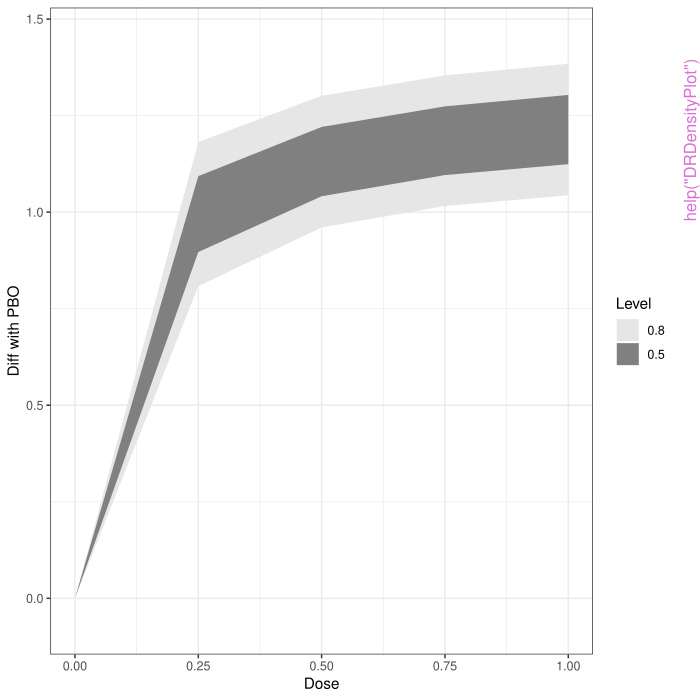

Write R code to recreate this figure.
pkgname <- "clinDR"
source(file.path(R.home("share"), "R", "examples-header.R"))
options(warn = 1)
library('clinDR')

base::assign(".oldSearch", base::search(), pos = 'CheckExEnv')
base::assign(".old_wd", base::getwd(), pos = 'CheckExEnv')
cleanEx()
nameEx("Brextract")
### * Brextract

flush(stderr()); flush(stdout())

### Name: "Extract.emaxsim"
### Title: Extract a simulation from the output of emaxsim
### Aliases: "Extract.emaxsim" [.emaxsim
### Keywords: nonlinear

### ** Examples


## Not run: 
##D ## code change random number seed
##D 
##D nsim<-50
##D idmax<-5
##D doselev<-c(0,5,25,50,100)
##D n<-c(78,81,81,81,77)
##D 
##D ### population parameters for simulation
##D e0<-2.465375 
##D ed50<-67.481113 
##D emax<-15.127726
##D sdy<-7.967897
##D pop<-c(log(ed50),emax,e0)    
##D meanlev<-emaxfun(doselev,pop)  
##D 
##D ###FixedMean is specialized constructor function for emaxsim
##D gen.parm<-FixedMean(n,doselev,meanlev,sdy)  
##D 
##D D1 <- emaxsim(nsim,gen.parm,modType=3)
##D e49<-D1[49]                  #### extract 49th simulation
##D 
## End(Not run)
## Don't show: 
## code change random number seed

doselev<-c(0,5,25,50,100)
n<-c(78,81,81,81,77)

### population parameters for simulation
e0<-2.465375 
ed50<-67.481113 
emax<-15.127726
sdy<-7.967897
pop<-c(log(ed50),emax,e0)    
meanlev<-emaxfun(doselev,pop)  

###FixedMean is specialized constructor function for emaxsim
gen.parm<-FixedMean(n,doselev,meanlev,sdy)  

D1 <- emaxsim(nsim=2,gen.parm,modType=3,nproc=1)
e49<-D1[2]                  
## End(Don't show)



cleanEx()
nameEx("BrextractB")
### * BrextractB

flush(stderr()); flush(stdout())

### Name: "Extract.emaxsimB"
### Title: Extract a simulation from the output of emaxsimB
### Aliases: "Extract.emaxsimB" [.emaxsimB
### Keywords: nonlinear

### ** Examples


## Not run: 
##D 
##D save.seed<-.Random.seed
##D set.seed(12357)
##D 
##D nsim<-50
##D idmax<-5
##D doselev<-c(0,5,25,50,100)
##D n<-c(78,81,81,81,77)
##D Ndose<-length(doselev)
##D 
##D ### population parameters for simulation
##D e0<-2.465375 
##D ed50<-67.481113 
##D emax<-4.127726
##D sdy<-7.967897
##D pop<-c(log(ed50),emax,e0)    
##D meanlev<-emaxfun(doselev,pop)  
##D 
##D ###FixedMean is specialized constructor function for emaxsim
##D gen<-FixedMean(n,doselev,meanlev,sdy)  
##D 
##D prior<-prior.control(epmu=0,epsd=30,emaxmu=0,emaxsd=30,p50=50,sigmalow=0.1,
##D 		sigmaup=30,edDF=5)
##D mcmc<-mcmc.control(chains=1,warmup=500,iter=5000,seed=53453,propInit=0.15,adapt_delta = 0.95)
##D 
##D D1 <- emaxsimB(nsim,gen, prior, modType=3,mcmc=mcmc,check=FALSE)
##D 
##D out<-D1[2]
##D 
##D 
##D .Random.seed<-save.seed
## End(Not run)



cleanEx()
nameEx("DRDensityPlot")
### * DRDensityPlot

flush(stderr()); flush(stdout())

### Name: DRDensityPlot
### Title: Plot Bayes or confidence interval density contours over a grid
###   of points (usually dose or time)
### Aliases: DRDensityPlot
### Keywords: nonlinear hplot

### ** Examples


## Not run: 
##D data(examples14)
##D exdat<-examples14[[32]]
##D 
##D fitout<-fitEmax(exdat$y,exdat$dose,modType=3,count=exdat$nsize,
##D 								msSat=(exdat$sd)^2)
##D 
##D dgrid<-seq(0,1,length=100)
##D seout95<-predict(fitout,dgrid,clev=0.95)
##D seout90<-predict(fitout,dgrid,clev=0.9)
##D seout80<-predict(fitout,dgrid,clev=0.8)
##D seout50<-predict(fitout,dgrid,clev=0.5)
##D 
##D qlev<-c(0.025,0.05,0.10,0.25)
##D 
##D qL<-cbind(seout95$ubdif,seout90$ubdif,seout80$ubdif,seout50$ubdif)
##D qH<-cbind(seout95$lbdif,seout90$lbdif,seout80$lbdif,seout50$lbdif)
##D 
##D DRDensityPlot(dgrid,qL,qH,qlevL=qlev,xlab='Dose',ylab='Diff with PBO')
##D 
## End(Not run)
## Don't show: 
data(examples14)
exdat<-examples14[[32]]

dgrid<-seq(0,1,length=5)

qlev<-c(0.10,0.25)

qL<-matrix(c(0.000000, 0.000000,
1.181590, 1.093189,
1.301505, 1.220726,
1.354046, 1.273955,
1.384266, 1.303586),ncol=2,byrow=TRUE)

qH<-matrix(c(0.0000000, 0.0000000,
0.8083449, 0.8967468,
0.9604440, 1.0412232,
1.0158898, 1.0959808,
1.0436238, 1.1243036),ncol=2,byrow=TRUE)

DRDensityPlot(dgrid,qL,qH,qlevL=qlev,xlab='Dose',ylab='Diff with PBO')
## End(Don't show)



cleanEx()
nameEx("FixedMean")
### * FixedMean

flush(stderr()); flush(stdout())

### Name: FixedMean
### Title: Fixed means (proportions) random data constructor for emaxsim
###   for continuous or binary data
### Aliases: FixedMean
### Keywords: nonlinear

### ** Examples


## Not run: 
##D ##  example changes the random number seed
##D 
##D doselev<-c(0,5,25,50,100)
##D n<-c(78,81,81,81,77)
##D 
##D ### population parameters for simulation
##D e0<-2.465375 
##D ed50<-67.481113 
##D emax<-15.127726
##D sdy<-7.967897
##D pop<-c(log(ed50),emax,e0)  
##D   
##D meanlev<-emaxfun(doselev,pop)  
##D 
##D ###FixedMean is specialized constructor function for emaxsim
##D gen.parm<-FixedMean(n,doselev,meanlev,sdy,pop)  
##D 
##D ### 4-parameter example
##D 
##D est<-c( log(6.67636), 2,0, -3.18230)
##D doselev<-c(0,5,10,25,50,150)
##D meanlev<-emaxfun(doselev,est)
##D 
##D gen.parm4<-FixedMean(n=c(99,95,98,94,98,99),doselev,
##D                      meanlev,resSD=3.87,parm=est)
##D D4 <- emaxsim(nsim=100,gen.parm4,modType=4,negEmax=TRUE)
##D summary(D4)
## End(Not run)
## Don't show: 
##  example changes the random number seed

doselev<-c(0,5,25,50,100)
n<-c(78,81,81,81,77)

### population parameters for simulation
e0<-2.465375 
ed50<-67.481113 
emax<-15.127726
sdy<-7.967897
pop<-c(log(ed50),emax,e0)  
  
meanlev<-emaxfun(doselev,pop)  

###FixedMean is specialized constructor function for emaxsim
gen.parm<-FixedMean(n,doselev,meanlev,sdy,pop)  

## End(Don't show)



cleanEx()
nameEx("RandEmax")
### * RandEmax

flush(stderr()); flush(stdout())

### Name: RandEmax
### Title: Random data constructor function for emaxsim creating random
###   parameters for an Emax model for continuous or binary data.
### Aliases: RandEmax
### Keywords: nonlinear

### ** Examples

simParm<-RandEmax(n=c(99,95,98,94,98,98),doselev=c(0,5,10,25,50,150),
         parmE0=c(-2.6,2.5),p50=25,parmEmax=c(-1.25,2),resSD=3.88)



cleanEx()
nameEx("SeEmax")
### * SeEmax

flush(stderr()); flush(stdout())

### Name: SeEmax
### Title: Asymptotic SE for dose response estimates from a 3- or 4-
###   parameter Emax model
### Aliases: SeEmax
### Keywords: nonlinear

### ** Examples


## Not run: 
##D 
##D ## this example changes the random number seed
##D doselev<-c(0,5,25,50,100,250)
##D n<-c(78,81,81,81,77,80)
##D dose<-rep(doselev,n)
##D 
##D ### population parameters for simulation
##D e0<-2.465375 
##D ed50<-67.481113 
##D led50<-log(ed50)
##D emax<-15.127726
##D lambda=1.8
##D sdy<-7.967897
##D pop<-c(led50=led50,lambda=lambda,emax=emax,e0=e0)    
##D meanresp<-emaxfun(dose,pop)  
##D y<-rnorm(sum(n),meanresp,sdy)
##D nls.fit<-nls(y ~ e0 + (emax * dose^lambda)/(dose^lambda + exp(led50*lambda)), 
##D                          start = pop, control = nls.control(
##D                          maxiter = 100),trace=TRUE,na.action=na.omit)
##D 
##D 
##D SeEmax(nls.fit,doselev=c(60,120),modType=4)
##D SeEmax(list(coef(nls.fit),vcov(nls.fit)),c(60,120),modType=4)
## End(Not run)
## Don't show: 

## this example changes the random number seed
doselev<-c(0,5,25,50,100,250)
n<-c(78,81,81,81,77,80)
dose<-rep(doselev,n)

### population parameters for simulation
e0<-2.465375 
ed50<-67.481113 
led50<-log(ed50)
emax<-15.127726
lambda=1.8
sdy<-7.967897
pop<-c(led50=led50,lambda=lambda,emax=emax,e0=e0)    
meanresp<-emaxfun(dose,pop)  
y<-rnorm(sum(n),meanresp,sdy)
nls.fit<-nls(y ~ e0 + (emax * dose^lambda)/(dose^lambda + exp(led50*lambda)), 
                         start = pop, control = nls.control(
                         maxiter = 100),trace=TRUE,na.action=na.omit)


SeEmax(nls.fit,doselev=c(60,120),modType=4)
## End(Don't show)



cleanEx()
nameEx("checkMonoEmax")
### * checkMonoEmax

flush(stderr()); flush(stdout())

### Name: checkMonoEmax
### Title: Bayes posterior predictive test for Emax (monotone) model fit
### Aliases: checkMonoEmax
### Keywords: nonlinear

### ** Examples

## Not run: 
##D 
##D data("examples14")
##D exdat<-examples14[[6]]
##D 
##D prior<-prior.control(epmu=0,epsd=10,emaxmu=0,emaxsd=10,p50=0.25,
##D 				sigmalow=0.01,sigmaup=3)
##D mcmc<-mcmc.control(chains=3)
##D 
##D fitout<-fitEmaxB(exdat$y,exdat$dose,prior,modType=4,prot=exdat$prot,
##D 				count=exdat$nsize,msSat=(exdat$sd)^2,mcmc=mcmc)
##D parms<-coef(fitout)[,1:4]  #use first intercept
##D 
##D checkMonoEmax(y=exdat$y, dose=exdat$dose, parm=parms, sigma2=(sigma(fitout))^2,
##D       nvec=exdat$nsize, trend='negative')
##D       
## End(Not run)
## Don't show: 

data("examples14")
exdat<-examples14[[6]]


parms<-cbind(rnorm(5,-.69,.2),rnorm(5,.5,.01),rnorm(5,-5.19,0.2),rnorm(5,1.8,.02))
sig2<-rnorm(5,0.4,0.01)

checkMonoEmax(y=exdat$y, dose=exdat$dose, parm=parms, sigma2=sig2^2,
      nvec=exdat$nsize, trend='negative')
## End(Don't show)



cleanEx()
nameEx("coef")
### * coef

flush(stderr()); flush(stdout())

### Name: coefEmax
### Title: Extract Emax model parameter estimates
### Aliases: coef.fitEmax coef.fitEmaxB coef.emaxsim coef.emaxsimB
### Keywords: nonlinear

### ** Examples

doselev<-c(0,5,25,50,100,350)
n<-c(78,81,81,81,77,80)

### population parameters for simulation
e0<-2.465375 
ed50<-67.481113 
emax<-15.127726
sdy<-8.0
pop<-c(log(ed50),emax,e0)    
dose<-rep(doselev,n)
meanlev<-emaxfun(dose,pop)  

y<-rnorm(sum(n),meanlev,sdy)

testout<-fitEmax(y,dose,modType=4)
coef(testout)



cleanEx()
nameEx("emaxalt")
### * emaxalt

flush(stderr()); flush(stdout())

### Name: emaxalt
### Title: Fit 4- or 3-parameter Emax model substituting simpler curves if
###   convergence not achieved.
### Aliases: emaxalt
### Keywords: nonlinear

### ** Examples


save.seed<-.Random.seed
set.seed(12357)

doselev<-c(0,5,25,50,100)
n<-c(78,81,81,81,77)
dose<-rep(doselev,n)

### population parameters for simulation
e0<-2.465375 
ed50<-67.481113 
emax<-15.127726
sdy<-7.967897
pop<-c(log(ed50),emax,e0)    
meanresp<-emaxfun(dose,pop)  
y<-rnorm(sum(n),meanresp,sdy)

simout<-emaxalt(y,dose)

simout2<-emaxalt(y,dose,modType=4)

.Random.seed<-save.seed



cleanEx()
nameEx("emaxfun")
### * emaxfun

flush(stderr()); flush(stdout())

### Name: emaxfun
### Title: Vectorized versions of the hyperbolic and sigmoidal Emax models
### Aliases: emaxfun
### Keywords: nonlinear

### ** Examples


doselev<-c(0,5,25,50,100)
e0<-2.465375 
ed50<-67.481113 
emax<-15.127726
lambda=2
parm<-c(log(ed50),lambda,emax,e0)
plot(doselev,emaxfun(doselev,parm))




cleanEx()
nameEx("emaxsim")
### * emaxsim

flush(stderr()); flush(stdout())

### Name: emaxsim
### Title: Simulate Emax maximum likelihood estimation
### Aliases: emaxsim
### Keywords: nonlinear

### ** Examples


## Not run: 
##D ## emaxsim changes the random number seed
##D nsim<-50
##D idmax<-5
##D doselev<-c(0,5,25,50,100)
##D n<-c(78,81,81,81,77)
##D Ndose<-length(doselev)
##D 
##D ### population parameters for simulation
##D e0<-2.465375 
##D ed50<-67.481113 
##D emax<-4.127726
##D sdy<-7.967897
##D pop<-c(log(ed50),emax,e0)    
##D meanlev<-emaxfun(doselev,pop)  
##D 
##D ###FixedMean is specialized constructor function for emaxsim
##D gen<-FixedMean(n,doselev,meanlev,sdy)  
##D 
##D D1 <- emaxsim(nsim,gen,modType=3)
##D summary(D1,testalph=0.05)
##D 
##D D4 <- emaxsim(nsim,gen,modType=4)
##D summary(D4,testalph=0.05)
## End(Not run)
## Don't show: 
## emaxsim changes the random number seed
nsim<-2
doselev<-c(0,5,25,50,100)
n<-c(78,81,81,81,77)
Ndose<-length(doselev)

### population parameters for simulation
e0<-2.465375 
ed50<-67.481113 
emax<-4.127726
sdy<-7.967897
pop<-c(log(ed50),emax,e0)    
meanlev<-emaxfun(doselev,pop)  

###FixedMean is specialized constructor function for emaxsim
gen<-FixedMean(n,doselev,meanlev,sdy)  

D1 <- emaxsim(nsim,gen,modType=3,nproc=1)
## End(Don't show)



cleanEx()
nameEx("emaxsimB")
### * emaxsimB

flush(stderr()); flush(stdout())

### Name: emaxsimB
### Title: Simulate Emax Bayesian estimation
### Aliases: emaxsimB
### Keywords: Bayes Emax

### ** Examples

## Not run: 
##D 
##D ### emaxsimB changes the random number seed
##D 
##D nsim<-50
##D idmax<-5
##D doselev<-c(0,5,25,50,100)
##D n<-c(78,81,81,81,77)
##D Ndose<-length(doselev)
##D 
##D ### population parameters for simulation
##D e0<-2.465375 
##D ed50<-67.481113 
##D emax<-4.127726
##D sdy<-7.967897
##D pop<-c(log(ed50),emax,e0)    
##D meanlev<-emaxfun(doselev,pop)  
##D 
##D ###FixedMean is specialized constructor function for emaxsim
##D gen<-FixedMean(n,doselev,meanlev,sdy)  
##D 
##D prior<-prior.control(epmu=0,epsd=30,emaxmu=0,emaxsd=30,p50=50,sigmalow=0.1,
##D 		sigmaup=30,edDF=5)
##D mcmc<-mcmc.control(chains=1,warmup=500,iter=5000,seed=53453,
##D 		propInit=0.15,adapt_delta = 0.95)
##D 
##D ### custom code to compute the distribution of the dose yielding
##D ### a target diff with pbo
##D customCode<-function(parms,residSD,pVal,dose,y,customParms){
##D 	target<-customParms
##D 	ed50<-exp(parms[,1])
##D 	emax<-parms[,2]
##D 	td<-ifelse(emax-target>0,ed50*(target/(emax-target)),Inf)
##D 	tdest<-median(td)
##D 	lb<-quantile(td,0.1)
##D 	ub<-quantile(td,0.9)
##D 	return(c(td=tdest,lb=lb,ub=ub))
##D }
##D 
##D D1 <- emaxsimB(nsim,gen, prior, modType=3,seed=12357,mcmc=mcmc,check=FALSE,
##D 				customCode=customCode,customParms=1.0)
##D D1
## End(Not run)



cleanEx()
nameEx("examples14")
### * examples14

flush(stderr()); flush(stdout())

### Name: examples14
### Title: Data from 2014 dose response meta-analysis
### Aliases: examples14 meta14
### Keywords: datasets

### ** Examples

data(examples14)
objects(examples14[[1]])
names(meta14)



cleanEx()
nameEx("examples16")
### * examples16

flush(stderr()); flush(stdout())

### Name: examples16
### Title: Data from 2016 dose response meta-analysis
### Aliases: examples16 meta16
### Keywords: datasets

### ** Examples

data(examples16)
objects(examples16[[1]])
names(meta16)



cleanEx()
nameEx("fitEmax")
### * fitEmax

flush(stderr()); flush(stdout())

### Name: fitEmax
### Title: ML fit of hyperbolic or sigmoidal Emax models to
###   continuous/binary dose response data.
### Aliases: fitEmax
### Keywords: nonlinear

### ** Examples


## the example changes the random number seed

doselev<-c(0,5,25,50,100,350)
n<-c(78,81,81,81,77,80)

### population parameters for simulation
e0<-2.465375 
ed50<-67.481113 
emax<-15.127726
sdy<-8.0
pop<-c(log(ed50),emax,e0)    
dose<-rep(doselev,n)
meanlev<-emaxfun(dose,pop)  

y<-rnorm(sum(n),meanlev,sdy)

testout<-fitEmax(y,dose,modType=4)



cleanEx()
nameEx("fitEmaxB")
### * fitEmaxB

flush(stderr()); flush(stdout())

### Name: fitEmaxB
### Title: Bayesian fit of hyperbolic or sigmoidal Emax models to
###   continuous/binary dose response data.
### Aliases: fitEmaxB
### Keywords: dose response mcmc

### ** Examples

## Not run: 
##D 
##D data("examples14")
##D exdat<-examples14[[1]]
##D 
##D prior<-prior.control(epmu=0,epsd=4,emaxmu=0,emaxsd=4,p50=0.1,
##D 				sigmalow=0.01,sigmaup=3)
##D 										
##D mcmc<-mcmc.control(chains=3)
##D 
##D fitout<-fitEmaxB(exdat$y,exdat$dose,prior,modType=4,prot=exdat$prot,
##D 				count=exdat$nsize,msSat=(exdat$sd)^2,mcmc=mcmc)
## End(Not run)



cleanEx()
nameEx("nllogis")
### * nllogis

flush(stderr()); flush(stdout())

### Name: nllogis
### Title: The negative log likelihood function for a 3- or 4- parameter
###   Emax model on the logit scale for binary dose response.
### Aliases: nllogis
### Keywords: nonlinear

### ** Examples

data(examples14)
with(examples14[[8]],nllogis(parms=c(log(.17),-3.26,-0.15), y, dose))



cleanEx()
nameEx("plot.emaxsim")
### * plot.emaxsim

flush(stderr()); flush(stdout())

### Name: plot.emaxsim
### Title: Plot the output of emaxsim
### Aliases: plot.emaxsim
### Keywords: nonlinear

### ** Examples


## Not run: 
##D nsim<-50
##D idmax<-5
##D doselev<-c(0,5,25,50,100)
##D n<-c(78,81,81,81,77)
##D 
##D ### population parameters for simulation
##D e0<-2.465375 
##D ed50<-67.481113 
##D emax<-15.127726
##D sdy<-7.967897
##D pop.parm<-c(log(ed50),emax,e0)    
##D meanlev<-emaxfun(doselev,pop.parm)  
##D 
##D ###FixedMean is specialized constructor function for emaxsim
##D gen.parm<-FixedMean(n,doselev,meanlev,sdy)  
##D D1 <- emaxsim(nsim,gen.parm)
##D 
##D plot(D1,id=3)
## End(Not run)
## Don't show: 
doselev<-c(0,5,25,50,100)
n<-c(78,81,81,81,77)

### population parameters for simulation
e0<-2.465375 
ed50<-67.481113 
emax<-15.127726
sdy<-7.967897
pop.parm<-c(log(ed50),emax,e0)    
meanlev<-emaxfun(doselev,pop.parm)  

###FixedMean is specialized constructor function for emaxsim
gen.parm<-FixedMean(n,doselev,meanlev,sdy)  
D1 <- emaxsim(nsim=3,gen.parm,nproc=1)

plot(D1,id=3)
## End(Don't show)



cleanEx()
nameEx("plot.emaxsimB")
### * plot.emaxsimB

flush(stderr()); flush(stdout())

### Name: plot.emaxsimB
### Title: Plot the output of emaxsimB
### Aliases: plot.emaxsimB
### Keywords: Bayes Emax

### ** Examples

## Not run: 
##D ## emaxsimB changes the random number seeds
##D nsim<-50
##D idmax<-5
##D doselev<-c(0,5,25,50,100)
##D n<-c(78,81,81,81,77)
##D Ndose<-length(doselev)
##D 
##D ### population parameters for simulation
##D e0<-2.465375 
##D ed50<-67.481113 
##D emax<-4.127726
##D sdy<-7.967897
##D pop<-c(log(ed50),emax,e0)    
##D meanlev<-emaxfun(doselev,pop)  
##D 
##D ###FixedMean is specialized constructor function for emaxsim
##D gen<-FixedMean(n,doselev,meanlev,sdy)  
##D 
##D prior<-prior.control(epmu=0,epsd=30,emaxmu=0,emaxsd=30,p50=50,sigmalow=0.1,
##D 		sigmaup=30,edDF=5)
##D mcmc<-mcmc.control(chains=1,warmup=500,iter=5000,seed=53453,propInit=0.15,adapt_delta = 0.95)
##D 
##D D1 <- emaxsimB(nsim,gen, prior, modType=3,mcmc=mcmc,check=FALSE)
##D 
##D plot(D1,id=3)
## End(Not run)



cleanEx()
nameEx("plot.emaxsimBobj")
### * plot.emaxsimBobj

flush(stderr()); flush(stdout())

### Name: plot.emaxsimBobj
### Title: Plot dose response from a data set generated by emaxsimB
### Aliases: plot.emaxsimBobj

### ** Examples

## Not run: 
##D 
##D ## emaxsimB changes the random number seed
##D 
##D nsim<-50
##D idmax<-5
##D doselev<-c(0,5,25,50,100)
##D n<-c(78,81,81,81,77)
##D Ndose<-length(doselev)
##D 
##D ### population parameters for simulation
##D e0<-2.465375 
##D ed50<-67.481113 
##D emax<-4.127726
##D sdy<-7.967897
##D pop<-c(log(ed50),emax,e0)    
##D meanlev<-emaxfun(doselev,pop)  
##D 
##D ###FixedMean is specialized constructor function for emaxsim
##D gen<-FixedMean(n,doselev,meanlev,sdy)  
##D 
##D 
##D prior<-prior.control(epmu=0,epsd=30,emaxmu=0,emaxsd=30,p50=50,sigmalow=0.1,
##D 		sigmaup=30,edDF=5)
##D mcmc<-mcmc.control(chains=1,warmup=500,iter=5000,seed=53453,propInit=0.15,adapt_delta = 0.95)
##D 
##D D1 <- emaxsimB(nsim,gen, prior, modType=3,mcmc=mcmc,check=FALSE)
##D 
##D plot(D1[2])
## End(Not run)



cleanEx()
nameEx("plot.emaxsimobj")
### * plot.emaxsimobj

flush(stderr()); flush(stdout())

### Name: plot.emaxsimobj
### Title: Plot dose response from a data set generated by emaxsim
### Aliases: plot.emaxsimobj
### Keywords: nonlinear

### ** Examples

## Not run: 
##D ## emaxsim changes the random number seed
##D 
##D nsim<-50
##D idmax<-5
##D doselev<-c(0,5,25,50,100)
##D n<-c(78,81,81,81,77)
##D 
##D ### population parameters for simulation
##D e0<-2.465375 
##D ed50<-67.481113 
##D emax<-15.127726
##D sdy<-7.967897
##D pop<-c(log(ed50),emax,e0)    
##D meanlev<-emaxfun(doselev,pop)  
##D 
##D ###FixedMean is specialized constructor function for emaxsim
##D gen.parm<-FixedMean(n,doselev,meanlev,sdy)  
##D D1 <- emaxsim(nsim,gen.parm)
##D e49<-D1[49]
##D 
##D plot(e49,clev=0.8)  
## End(Not run)
## Don't show: 
## emaxsim changes the random number seed

nsim<-2
doselev<-c(0,5,25,50,100)
n<-c(78,81,81,81,77)

### population parameters for simulation
e0<-2.465375 
ed50<-67.481113 
emax<-15.127726
sdy<-7.967897
pop<-c(log(ed50),emax,e0)    
meanlev<-emaxfun(doselev,pop)  

###FixedMean is specialized constructor function for emaxsim
gen.parm<-FixedMean(n,doselev,meanlev,sdy)  
D1 <- emaxsim(nsim,gen.parm,nproc=1)
e2<-D1[2]

plot(e2,clev=0.8)  
## End(Don't show)



cleanEx()
nameEx("plot.fitEmax")
### * plot.fitEmax

flush(stderr()); flush(stdout())

### Name: plot.fitEmax
### Title: Plot a Emax model and dose group means.
### Aliases: plot.fitEmax
### Keywords: nonlinear

### ** Examples

### example changes the random number seed

doselev<-c(0,5,25,50,100,350)
n<-c(78,81,81,81,77,80)

### population parameters for simulation
e0<-2.465375 
ed50<-67.481113 
emax<-15.127726
sdy<-8.0
pop.parm<-c(log(ed50),emax,e0)    
dose<-rep(doselev,n)
meanlev<-emaxfun(dose,pop.parm)  

y<-rnorm(sum(n),meanlev,sdy)

testout<-fitEmax(y,dose,modType=4)

plot(testout)



cleanEx()
nameEx("plot.fitEmaxB")
### * plot.fitEmaxB

flush(stderr()); flush(stdout())

### Name: plot.fitEmaxB
### Title: Plot a Emax model and dose group means.
### Aliases: plot.fitEmaxB
### Keywords: nonlinear

### ** Examples

## Not run: 
##D data("examples14")
##D exdat<-examples14[[1]]
##D 
##D prior<-prior.control(epmu=0,epsd=4,emaxmu=0,emaxsd=4,p50=0.1,
##D 				sigmalow=0.01,sigmaup=3)
##D mcmc<-mcmc.control(chains=3)
##D 
##D fitout<-fitEmaxB(exdat$y,exdat$dose,prior,modType=4,prot=exdat$prot,
##D 				count=exdat$nsize,msSat=(exdat$sd)^2,mcmc=mcmc)
##D 				
##D plot(fitout)
## End(Not run)



cleanEx()
nameEx("plot.plotB")
### * plot.plotB

flush(stderr()); flush(stdout())

### Name: plot.plotB
### Title: Plot Bayes dose response curve and dose group means
### Aliases: plot.plotB
### Keywords: nonlinear hplot

### ** Examples

## Not run: 
##D data("examples14")
##D exdat<-examples14[[6]]
##D 
##D prior<-prior.control(epmu=0,epsd=10,emaxmu=0,emaxsd=10,p50=0.25,
##D 				sigmalow=0.01,sigmaup=3)
##D mcmc<-mcmc.control(chains=3)
##D 
##D fitout<-fitEmaxB(exdat$y,exdat$dose,prior,modType=4,prot=exdat$prot,
##D 				count=exdat$nsize,msSat=(exdat$sd)^2,mcmc=mcmc)
##D parms<-coef(fitout)[1:4]   ### use first intercept
##D 
##D outB<-plotB(exdat$y,exdat$dose,parms, sigma2=(sigma(fitout))^2,
##D 			ylab="Change in EDD")
##D 			
##D plot(outB,plotDif=TRUE)
## End(Not run)
## Don't show: 
data("examples14")
exdat<-examples14[[6]]

parms<-matrix(c(-0.1665350, 0.3657811, -5.660137, 1.744753, 0.4050860,
-0.8463137, 0.3837361, -4.877676, 1.784098, 0.3943782,
-1.1811274, 0.3767222, -4.921861, 1.873861, 0.4266011,
 0.4729616, 0.3157714, -6.322768, 1.780517, 0.3646588,
 0.4255880, 0.3336959, -6.251558, 1.775438, 0.3657461),ncol=5,byrow=TRUE)

outB<-plotB(exdat$y,exdat$dose,parms[,1:4], sigma2=(parms[,5])^2,
			ylab="Change in EDD")
			
plot(outB,plotDif=TRUE)
## End(Don't show)



cleanEx()
nameEx("plotB")
### * plotB

flush(stderr()); flush(stdout())

### Name: plotB
### Title: Plot Bayes dose response curve and dose group means
### Aliases: plotB
### Keywords: nonlinear hplot

### ** Examples

## Not run: 
##D data("examples14")
##D exdat<-examples14[[6]]
##D 
##D prior<-prior.control(epmu=0,epsd=10,emaxmu=0,emaxsd=10,p50=0.25,
##D 				sigmalow=0.01,sigmaup=3)
##D mcmc<-mcmc.control(chains=3)
##D 
##D fitout<-fitEmaxB(exdat$y,exdat$dose,prior,modType=4,prot=exdat$prot,
##D 				count=exdat$nsize,msSat=(exdat$sd)^2,mcmc=mcmc)
##D parms<-coef(fitout)[1:4]  ## use first intercept
##D 
##D outB<-plotB(exdat$y,exdat$dose,parms, sigma2=(sigma(fitout))^2,
##D 			ylab="Change in EDD")
##D 			
##D plot(outB,plotDif=TRUE)
## End(Not run)
## Don't show: 
data("examples14")
exdat<-examples14[[6]]

parms<-matrix(c(-0.1665350, 0.3657811, -5.660137, 1.744753, 0.4050860,
-0.8463137, 0.3837361, -4.877676, 1.784098, 0.3943782,
-1.1811274, 0.3767222, -4.921861, 1.873861, 0.4266011,
 0.4729616, 0.3157714, -6.322768, 1.780517, 0.3646588,
 0.4255880, 0.3336959, -6.251558, 1.775438, 0.3657461),ncol=5,byrow=TRUE)

outB<-plotB(exdat$y,exdat$dose,parms[,1:4], sigma2=(parms[,5])^2,
			ylab="Change in EDD")
			
plot(outB,plotDif=TRUE)
## End(Don't show)



cleanEx()
nameEx("plotBdensity")
### * plotBdensity

flush(stderr()); flush(stdout())

### Name: plotBdensity
### Title: Density plot displaying Bayes prior or posterior dose response
### Aliases: plotBdensity
### Keywords: nonlinear hplot

### ** Examples


## Not run: 
##D data("examples14")
##D exdat<-examples14[[6]]
##D 
##D prior<-prior.control(epmu=0,epsd=10,emaxmu=0,emaxsd=10,p50=0.25,
##D 				sigmalow=0.01,sigmaup=3)
##D mcmc<-mcmc.control(chains=3)
##D 
##D fitout<-fitEmaxB(exdat$y,exdat$dose,prior,modType=4,prot=exdat$prot,
##D 				count=exdat$nsize,msSat=(exdat$sd)^2,mcmc=mcmc)
##D parms<-coef(fitout)[1:4]   ## use first intercept
##D 
##D dgrid<-seq(0,1,length=100)
##D 
##D plotBdensity(dgrid,parm=parms)
##D 
##D plotBdensity(dgrid,parm=parms,plotDif=TRUE,
##D        xlab='Dose',ylab='Dif with PBO')
## End(Not run)
## Don't show: 
data("examples14")
exdat<-examples14[[6]]

parms<-matrix(c(-0.1665350, 0.3657811, -5.660137, 1.744753, 0.4050860,
-0.8463137, 0.3837361, -4.877676, 1.784098, 0.3943782,
-1.1811274, 0.3767222, -4.921861, 1.873861, 0.4266011,
 0.4729616, 0.3157714, -6.322768, 1.780517, 0.3646588,
 0.4255880, 0.3336959, -6.251558, 1.775438, 0.3657461),ncol=5,byrow=TRUE)

dgrid<-seq(0,1,length=5)

plotBdensity(dgrid,parm=parms[,1:4])
## End(Don't show)



cleanEx()
nameEx("plotD")
### * plotD

flush(stderr()); flush(stdout())

### Name: plotD
### Title: Basic plot of dose group means
### Aliases: plotD
### Keywords: hplot

### ** Examples

data(examples14)
with(examples14[[2]],plotD(y,dose,meansOnly=TRUE,se=TRUE,sem=sem,ylab=
"Y",xlab="Dose(mg)"))



cleanEx()
nameEx("predict.emaxalt")
### * predict.emaxalt

flush(stderr()); flush(stdout())

### Name: predict.emaxalt
### Title: Mean response and SE for specified doses for a simulated object
###   output by function emaxalt
### Aliases: predict.emaxalt
### Keywords: nonlinear

### ** Examples


## Not run: 
##D ## random number seed changed by this example
##D 
##D doselev<-c(0,5,25,50,100)
##D n<-c(78,81,81,81,77)
##D dose<-rep(doselev,n)
##D 
##D ### population parameters for simulation
##D e0<-2.465375 
##D ed50<-67.481113 
##D emax<-15.127726
##D sdy<-7.967897
##D pop.parm<-c(log(ed50),e0,emax)    
##D meanresp<-emaxfun(dose,pop.parm)  
##D y<-rnorm(sum(n),meanresp,sdy)
##D 
##D simout<-emaxalt(y,dose)
##D predict(simout,c(75,150))
##D 
##D simout2<-emaxalt(y,dose,modType=4)
##D predict(simout2,c(75,150))
## End(Not run)
## Don't show: 
doselev<-c(0,5,25,50,100)
n<-c(78,81,81,81,77)
dose<-rep(doselev,n)

### population parameters for simulation
e0<-2.465375 
ed50<-67.481113 
emax<-15.127726
sdy<-7.967897
pop.parm<-c(log(ed50),e0,emax)    
meanresp<-emaxfun(dose,pop.parm)  
y<-rnorm(sum(n),meanresp,sdy)

simout<-emaxalt(y,dose)
predict(simout,c(75,150))
## End(Don't show)



cleanEx()
nameEx("predict.emaxsim")
### * predict.emaxsim

flush(stderr()); flush(stdout())

### Name: predict.emaxsim
### Title: Mean response and SE for specified doses for each replicate data
###   set in an emaxsim object
### Aliases: predict.emaxsim
### Keywords: nonlinear

### ** Examples


## Not run: 
##D ## random number seed changed by this example
##D nsim<-50
##D idmax<-5
##D doselev<-c(0,5,25,50,100)
##D n<-c(78,81,81,81,77)
##D 
##D ### population parameters for simulation
##D e0<-2.465375 
##D ed50<-67.481113 
##D emax<-15.127726
##D sdy<-7.967897
##D pop.parm<-c(log(ed50),emax,e0)    
##D meanlev<-emaxfun(doselev,pop.parm)  
##D 
##D ###FixedMean is specialized constructor function for emaxsim
##D gen.parm<-FixedMean(n,doselev,meanlev,sdy)  
##D D1 <- emaxsim(nsim,gen.parm)
##D 
##D predout<-predict(D1,c(75,150))
## End(Not run)
## Don't show: 
## random number seed changed by this example
nsim<-3
doselev<-c(0,5,25,50,100)
n<-c(78,81,81,81,77)

### population parameters for simulation
e0<-2.465375 
ed50<-67.481113 
emax<-15.127726
sdy<-7.967897
pop.parm<-c(log(ed50),emax,e0)    
meanlev<-emaxfun(doselev,pop.parm)  

###FixedMean is specialized constructor function for emaxsim
gen.parm<-FixedMean(n,doselev,meanlev,sdy)  
D1 <- emaxsim(nsim,gen.parm,nproc=1)

predout<-predict(D1,c(75,150))
## End(Don't show)



cleanEx()
nameEx("predict.emaxsimB")
### * predict.emaxsimB

flush(stderr()); flush(stdout())

### Name: predict.emaxsimB
### Title: Mean response and SE for each replicate data set in an emaxsimB
###   object
### Aliases: predict.emaxsimB
### Keywords: nonlinear

### ** Examples


## Not run: 
##D nsim<-50
##D idmax<-5
##D doselev<-c(0,5,25,50,100)
##D n<-c(78,81,81,81,77)
##D Ndose<-length(doselev)
##D 
##D ### population parameters for simulation
##D e0<-2.465375 
##D ed50<-67.481113 
##D emax<-4.127726
##D sdy<-7.967897
##D pop<-c(log(ed50),emax,e0)    
##D meanlev<-emaxfun(doselev,pop)  
##D 
##D ###FixedMean is specialized constructor function for emaxsim
##D gen<-FixedMean(n,doselev,meanlev,sdy)  
##D 
##D prior<-prior.control(epmu=0,epsd=30,emaxmu=0,emaxsd=30,p50=50,sigmalow=0.1,
##D 		sigmaup=30,edDF=5)
##D mcmc<-mcmc.control(chains=1,warmup=500,iter=5000,seed=53453,
##D 		propInit=0.15,adapt_delta = 0.95)
##D 
##D 
##D D1 <- emaxsimB(nsim,gen, prior, modType=3,seed=12357,mcmc=mcmc,check=FALSE)
##D 
##D predict(D1,dose=20)
## End(Not run)



cleanEx()
nameEx("predict.emaxsimBobj")
### * predict.emaxsimBobj

flush(stderr()); flush(stdout())

### Name: predict.emaxsimBobj
### Title: Mean response estimates (posterior means) and SE (posterior SD)
###   for specified doses for a simulated emaxsimBobj object
### Aliases: predict.emaxsimBobj
### Keywords: nonlinear

### ** Examples


## Not run: 
##D ### emaxsimB changes the random number seed
##D nsim<-50
##D doselev<-c(0,5,25,50,100)
##D n<-c(78,81,81,81,77)
##D Ndose<-length(doselev)
##D 
##D ### population parameters for simulation
##D e0<-2.465375 
##D ed50<-67.481113 
##D emax<-4.127726
##D sdy<-7.967897
##D pop<-c(log(ed50),emax,e0)    
##D meanlev<-emaxfun(doselev,pop)  
##D 
##D ###FixedMean is specialized constructor function for emaxsim
##D gen<-FixedMean(n,doselev,meanlev,sdy)  
##D 
##D prior<-prior.control(epmu=0,epsd=30,emaxmu=0,emaxsd=30,p50=50,sigmalow=0.1,
##D 		sigmaup=30,edDF=5)
##D mcmc<-mcmc.control(chains=1,warmup=500,iter=5000,seed=53453,propInit=0.15,adapt_delta = 0.95)
##D 
##D D1 <- emaxsimB(nsim,gen, prior, modType=3,mcmc=mcmc,check=FALSE)
##D predict(D1[1],dose=c(75,125))
## End(Not run)



cleanEx()
nameEx("predict.emaxsimobj")
### * predict.emaxsimobj

flush(stderr()); flush(stdout())

### Name: predict.emaxsimobj
### Title: Mean response and SE for specified doses for a simulated
###   emaxsimobj object
### Aliases: predict.emaxsimobj
### Keywords: nonlinear

### ** Examples


## Not run: 
##D ## emaxsim changes the random number seed
##D nsim<-50
##D idmax<-5
##D doselev<-c(0,5,25,50,100)
##D n<-c(78,81,81,81,77)
##D 
##D ### population parameters for simulation
##D e0<-2.465375 
##D ed50<-67.481113 
##D emax<-15.127726
##D sdy<-7.967897
##D pop.parm<-c(log(ed50),emax,e0)    
##D meanlev<-emaxfun(doselev,pop.parm)  
##D 
##D ###FixedMean is specialized constructor function for emaxsim
##D gen.parm<-FixedMean(n,doselev,meanlev,sdy)  
##D D1 <- emaxsim(nsim,gen.parm)
##D d10<-D1[10]
##D predict(d10,c(75,150))
## End(Not run)
## Don't show: 
## emaxsim changes the random number seed
nsim<-3
doselev<-c(0,5,25,50,100)
n<-c(78,81,81,81,77)

### population parameters for simulation
e0<-2.465375 
ed50<-67.481113 
emax<-15.127726
sdy<-7.967897
pop.parm<-c(log(ed50),emax,e0)    
meanlev<-emaxfun(doselev,pop.parm)  

###FixedMean is specialized constructor function for emaxsim
gen.parm<-FixedMean(n,doselev,meanlev,sdy)  
D1 <- emaxsim(nsim,gen.parm,nproc=1)
d3<-D1[3]
predict(d3,c(75,150))
## End(Don't show)



cleanEx()
nameEx("predict.fitEmax")
### * predict.fitEmax

flush(stderr()); flush(stdout())

### Name: predict.fitEmax
### Title: Estimated mean/proportion and confidence intervals derived from
###   the maximum likelihood fit of a 3- or 4- parameter Emax model.
### Aliases: predict.fitEmax
### Keywords: nonlinear

### ** Examples


## Not run: 
##D ## this example changes the random number seed
##D doselev<-c(0,5,25,50,100,350)
##D n<-c(78,81,81,81,77,80)
##D 
##D ### population parameters for simulation
##D e0<-2.465375 
##D ed50<-67.481113 
##D emax<-15.127726
##D sdy<-8.0
##D pop.parm<-c(log(ed50),emax,e0)    
##D dose<-rep(doselev,n)
##D meanlev<-emaxfun(dose,pop.parm)  
##D 
##D y<-rnorm(sum(n),meanlev,sdy)
##D 
##D testout<-fitEmax(y,dose,modType=4)
##D predout<-predict(testout,dosevec=c(20,80),int=1)
## End(Not run)
## Don't show: 
## this example changes the random number seed
doselev<-c(0,5,25,50,100,350)
n<-c(78,81,81,81,77,80)

### population parameters for simulation
e0<-2.465375 
ed50<-67.481113 
emax<-15.127726
sdy<-8.0
pop.parm<-c(log(ed50),emax,e0)    
dose<-rep(doselev,n)
meanlev<-emaxfun(dose,pop.parm)  

y<-rnorm(sum(n),meanlev,sdy)

testout<-fitEmax(y,dose,modType=4)
predout<-predict(testout,dosevec=c(20,80),int=1)
## End(Don't show)



cleanEx()
nameEx("predict.fitEmaxB")
### * predict.fitEmaxB

flush(stderr()); flush(stdout())

### Name: predict.fitEmaxB
### Title: Estimated mean and posterior intervals derived from a Bayesian
###   hyperbolic or sigmiodial Emax model.
### Aliases: predict.fitEmaxB

### ** Examples


## Not run: 
##D data("examples14")
##D exdat<-examples14[[6]]
##D 
##D prior<-prior.control(epmu=0,epsd=10,emaxmu=0,emaxsd=10,p50=0.25,
##D 				sigmalow=0.01,sigmaup=3)
##D mcmc<-mcmc.control(chains=3)
##D 
##D fitout<-fitEmaxB(exdat$y,exdat$dose,prior,modType=4,prot=exdat$prot,
##D 				count=exdat$nsize,msSat=(exdat$sd)^2,mcmc=mcmc)
##D 
##D predout<-predict(fitout,dosevec=sort(unique(exdat$dose)))
## End(Not run)



cleanEx()
nameEx("print.emaxsim")
### * print.emaxsim

flush(stderr()); flush(stdout())

### Name: print.emaxsim
### Title: Print simulation output from emaxsim
### Aliases: print.emaxsim
### Keywords: nonlinear

### ** Examples



## Not run: 
##D ## emaxsim changes the random number seed
##D nsim<-50
##D idmax<-5
##D doselev<-c(0,5,25,50,100)
##D n<-c(78,81,81,81,77)
##D 
##D ### population parameters for simulation
##D e0<-2.465375 
##D ed50<-67.481113 
##D emax<-15.127726
##D sdy<-7.967897
##D pop.parm<-c(log(ed50),emax,e0)    
##D meanlev<-emaxfun(doselev,pop.parm)  
##D 
##D ###FixedMean is specialized constructor function for emaxsim
##D gen.parm<-FixedMean(n,doselev,meanlev,sdy)  
##D D1 <- emaxsim(nsim,gen.parm)
##D 
##D print(D1,c(31,50),digits=2,id=4)
##D 
##D print(D1,c(1,20))
##D 
##D D1  ### implicitly calls print with default parameter settings
## End(Not run)
## Don't show: 
## emaxsim changes the random number seed
nsim<-3
doselev<-c(0,5,25,50,100)
n<-c(78,81,81,81,77)

### population parameters for simulation
e0<-2.465375 
ed50<-67.481113 
emax<-15.127726
sdy<-7.967897
pop.parm<-c(log(ed50),emax,e0)    
meanlev<-emaxfun(doselev,pop.parm)  

###FixedMean is specialized constructor function for emaxsim
gen.parm<-FixedMean(n,doselev,meanlev,sdy)  
D1 <- emaxsim(nsim,gen.parm,nproc=1)

print(D1,c(2,3),digits=2,id=4)
## End(Don't show)



cleanEx()
nameEx("print.emaxsimB")
### * print.emaxsimB

flush(stderr()); flush(stdout())

### Name: print.emaxsimB
### Title: Print simulation output from emaxsimB
### Aliases: print.emaxsimB
### Keywords: nonlinear

### ** Examples


## Not run: 
##D ## emaxsimB changes the random number seed
##D nsim<-50
##D idmax<-5
##D doselev<-c(0,5,25,50,100)
##D n<-c(78,81,81,81,77)
##D Ndose<-length(doselev)
##D 
##D ### population parameters for simulation
##D e0<-2.465375 
##D ed50<-67.481113 
##D emax<-4.127726
##D sdy<-7.967897
##D pop<-c(log(ed50),emax,e0)    
##D meanlev<-emaxfun(doselev,pop)  
##D 
##D ###FixedMean is specialized constructor function for emaxsim
##D gen<-FixedMean(n,doselev,meanlev,sdy)  
##D 
##D prior<-prior.control(epmu=0,epsd=30,emaxmu=0,emaxsd=30,p50=50,sigmalow=0.1,
##D 		sigmaup=30,edDF=5)
##D mcmc<-mcmc.control(chains=1,warmup=500,iter=5000,seed=53453,propInit=0.15,adapt_delta = 0.95)
##D 
##D D1 <- emaxsimB(nsim,gen, prior, modType=3,mcmc=mcmc,check=FALSE)
##D 
##D print(D1)
## End(Not run)



cleanEx()
nameEx("print.emaxsimobj")
### * print.emaxsimobj

flush(stderr()); flush(stdout())

### Name: print.emaxsimobj
### Title: Print a data set generated by emaxsim
### Aliases: print.emaxsimobj
### Keywords: nonlinear

### ** Examples


## Not run: 
##D 
##D save.seed<-.Random.seed
##D set.seed(12357)
##D 
##D nsim<-50
##D idmax<-5
##D doselev<-c(0,5,25,50,100)
##D n<-c(78,81,81,81,77)
##D 
##D ### population parameters for simulation
##D e0<-2.465375 
##D ed50<-67.481113 
##D emax<-15.127726
##D sdy<-7.967897
##D pop<-c(log(ed50),emax,e0)    
##D meanlev<-emaxfun(doselev,pop)  
##D 
##D ###FixedMean is specialized constructor function for emaxsim
##D gen.parm<-FixedMean(n,doselev,meanlev,sdy)  
##D D1 <- emaxsim(nsim,gen.parm)
##D e49<-D1[49]
##D 
##D e49
##D 
##D print(e49,c(101,200))  
##D 
##D .Random.seed<-save.seed
## End(Not run)



cleanEx()
nameEx("selEstan")
### * selEstan

flush(stderr()); flush(stdout())

### Name: selEstan
### Title: Select a pre-compiled 'rstan' Emax model
### Aliases: selEstan

### ** Examples

## Not run: 
##D 	estan<-selEstan()
## End(Not run)



cleanEx()
nameEx("showStanModels")
### * showStanModels

flush(stderr()); flush(stdout())

### Name: showStanModels
### Title: Display 'STAN' model code.
### Aliases: showStanModels

### ** Examples

## Not run: 
##D showStanModels()
## End(Not run)



cleanEx()
nameEx("sigma")
### * sigma

flush(stderr()); flush(stdout())

### Name: sigmaEmax
### Title: Extract Emax model residual SD estimates
### Aliases: sigma.fitEmax sigma.fitEmaxB sigma.emaxsim sigma.emaxsimB
### Keywords: nonlinear

### ** Examples

doselev<-c(0,5,25,50,100,350)
n<-c(78,81,81,81,77,80)

### population parameters for simulation
e0<-2.465375 
ed50<-67.481113 
emax<-15.127726
sdy<-8.0
pop<-c(log(ed50),emax,e0)    
dose<-rep(doselev,n)
meanlev<-emaxfun(dose,pop)  

y<-rnorm(sum(n),meanlev,sdy)

testout<-fitEmax(y,dose,modType=4)
sigma(testout)



cleanEx()
nameEx("startEmax")
### * startEmax

flush(stderr()); flush(stdout())

### Name: startEmax
### Title: Compute starting parameter values for the 3- or 4- Emax model.
### Aliases: startEmax
### Keywords: nonlinear

### ** Examples


data("examples14")
exdat<-examples14[[6]]
startEmax(exdat$y,exdat$dose)




cleanEx()
nameEx("summary.emaxsim")
### * summary.emaxsim

flush(stderr()); flush(stdout())

### Name: summary.emaxsim
### Title: Summary of output of emaxsim
### Aliases: summary.emaxsim
### Keywords: nonlinear

### ** Examples


## Not run: 
##D ## emaxsim changes the random number seed
##D nsim<-50
##D doselev<-c(0,5,25,50,100)
##D n<-c(78,81,81,81,77)
##D 
##D ### population parameters for simulation
##D e0<-2.465375 
##D ed50<-67.481113 
##D emax<-15.127726
##D sdy<-7.967897
##D pop.parm<-c(log(ed50),emax,e0)    
##D meanlev<-emaxfun(doselev,pop.parm)  
##D 
##D ###FixedMean is specialized constructor function for emaxsim
##D gen.parm<-FixedMean(n,doselev,meanlev,sdy)  
##D D1 <- emaxsim(nsim,gen.parm)
##D summary(D1,testalph=0.05,clev=0.95)
## End(Not run)
## Don't show: 
## emaxsim changes the random number seed
nsim<-3
doselev<-c(0,5,25,50,100)
n<-c(78,81,81,81,77)

### population parameters for simulation
e0<-2.465375 
ed50<-67.481113 
emax<-15.127726
sdy<-7.967897
pop.parm<-c(log(ed50),emax,e0)    
meanlev<-emaxfun(doselev,pop.parm)  

###FixedMean is specialized constructor function for emaxsim
gen.parm<-FixedMean(n,doselev,meanlev,sdy)  
D1 <- emaxsim(nsim,gen.parm,nproc=1)
summary(D1,testalph=0.05,clev=0.95)
## End(Don't show)



cleanEx()
nameEx("summary.emaxsimB")
### * summary.emaxsimB

flush(stderr()); flush(stdout())

### Name: summary.emaxsimB
### Title: Summary of output of emaxsimB
### Aliases: summary.emaxsimB
### Keywords: nonlinear

### ** Examples


## Not run: 
##D 
##D ## emaxsimB changes the random number seed
##D nsim<-50
##D idmax<-5
##D doselev<-c(0,5,25,50,100)
##D n<-c(78,81,81,81,77)
##D Ndose<-length(doselev)
##D 
##D ### population parameters for simulation
##D e0<-2.465375 
##D ed50<-67.481113 
##D emax<-4.127726
##D sdy<-7.967897
##D pop<-c(log(ed50),emax,e0)    
##D meanlev<-emaxfun(doselev,pop)  
##D 
##D ###FixedMean is specialized constructor function for emaxsim
##D gen<-FixedMean(n,doselev,meanlev,sdy)  
##D 
##D prior<-prior.control(epmu=0,epsd=30,emaxmu=0,emaxsd=30,p50=50,sigmalow=0.1,
##D 		sigmaup=30,edDF=5)
##D mcmc<-mcmc.control(chains=1,warmup=500,iter=5000,seed=53453,propInit=0.15,adapt_delta = 0.95)
##D 
##D D1 <- emaxsimB(nsim,gen, prior, modType=3,mcmc=mcmc,check=FALSE)
##D 
##D 
##D summary(D1,testalph=0.05,clev='0.95')
## End(Not run)



cleanEx()
nameEx("summary.emaxsimBobj")
### * summary.emaxsimBobj

flush(stderr()); flush(stdout())

### Name: summary.emaxsimBobj
### Title: Summarize Emax fit to a data set generated by emaxsimB
### Aliases: summary.emaxsimBobj
### Keywords: nonlinear

### ** Examples


## Not run: 
##D 
##D ## emaxsimB changes the random number seed
##D nsim<-50
##D doselev<-c(0,5,25,50,100)
##D n<-c(78,81,81,81,77)
##D Ndose<-length(doselev)
##D 
##D ### population parameters for simulation
##D e0<-2.465375 
##D ed50<-67.481113 
##D emax<-4.127726
##D sdy<-7.967897
##D pop<-c(log(ed50),emax,e0)    
##D meanlev<-emaxfun(doselev,pop)  
##D 
##D ###FixedMean is specialized constructor function for emaxsim
##D gen<-FixedMean(n,doselev,meanlev,sdy)  
##D 
##D prior<-prior.control(epmu=0,epsd=30,emaxmu=0,emaxsd=30,p50=50,sigmalow=0.1,
##D 		sigmaup=30,edDF=5)
##D mcmc<-mcmc.control(chains=1,warmup=500,iter=5000,seed=53453,propInit=0.15,adapt_delta = 0.95)
##D 
##D D1 <- emaxsimB(nsim,gen, prior, modType=3,mcmc=mcmc,check=FALSE)
##D summary(D1[1])
## End(Not run)



cleanEx()
nameEx("summary.emaxsimobj")
### * summary.emaxsimobj

flush(stderr()); flush(stdout())

### Name: summary.emaxsimobj
### Title: Summarize Emax fit to a data set generated by emaxsim
### Aliases: summary.emaxsimobj
### Keywords: nonlinear

### ** Examples


## emaxsim changes the random number seed
nsim<-3
doselev<-c(0,5,25,50,100)
n<-c(78,81,81,81,77)

### population parameters for simulation
e0<-2.465375 
ed50<-67.481113 
emax<-15.127726
sdy<-7.967897
pop<-c(log(ed50),emax,e0)    
meanlev<-emaxfun(doselev,pop)  

###FixedMean is specialized constructor function for emaxsim
gen.parm<-FixedMean(n,doselev,meanlev,sdy)  
D1 <- emaxsim(nsim,gen.parm,nproc=1)
e3<-D1[3]

summary(e3)  



cleanEx()
nameEx("targetBeta")
### * targetBeta

flush(stderr()); flush(stdout())

### Name: targetBeta
### Title: Find a scaled Beta distribution matching specified probabilities
### Aliases: targetBeta
### Keywords: nonlinear

### ** Examples

### set quartiles at .15 and 1.0 for a beta distribution on (0,3)
targetBeta(minval=.15,pminV=0.25,pmaxV=0.75,maxval=1.0,upB=3)



cleanEx()
nameEx("targetCI")
### * targetCI

flush(stderr()); flush(stdout())

### Name: targetCI
### Title: Compute the dose with confidence interval exceeding a target
###   change from placebo for each simulated example in an emaxsim object.
### Aliases: targetCI
### Keywords: nonlinear

### ** Examples

	## Not run: 
##D 
##D 		# emaxsim changes the random number seed
##D 		nsim<-100
##D 		doselev<-c(0,5,25,50,100)
##D 		n<-c(78,81,81,81,77)
##D 
##D 		### population parameters for simulation
##D 		e0<-2.465375 
##D 		ed50<-67.481113 
##D 		emax<-15.127726
##D 		sdy<-7.967897
##D 		pop<-c(log(ed50),emax,e0)    
##D 		meanlev<-emaxfun(doselev,pop)  
##D 
##D 		###FixedMean is specialized constructor function for emaxsim
##D 		gen.parm<-FixedMean(n,doselev,meanlev,sdy)  
##D 
##D 		D1 <- emaxsim(nsim,gen.parm,modType=3)
##D 
##D 		target<-6
##D 		tD<- ( (target*ed50)/(emax-target) )
##D 		selectedDose<-targetCI(D1,target,dgrid=c(1:100)+0.5,cilev=0.80,high=TRUE)
##D 	
## End(Not run)
	## Don't show: 

		# emaxsim changes the random number seed
		nsim<-3
		doselev<-c(0,5,25,50,100)
		n<-c(78,81,81,81,77)

		### population parameters for simulation
		e0<-2.465375 
		ed50<-67.481113 
		emax<-15.127726
		sdy<-7.967897
		pop<-c(log(ed50),emax,e0)    
		meanlev<-emaxfun(doselev,pop)  

		###FixedMean is specialized constructor function for emaxsim
		gen.parm<-FixedMean(n,doselev,meanlev,sdy)  

		D1 <- emaxsim(nsim,gen.parm,modType=3,nproc=1)

		target<-6
		tD<- ( (target*ed50)/(emax-target) )
		selectedDose<-targetCI(D1,target,dgrid=c(1:100)+0.5,cilev=0.80,high=TRUE)
	
## End(Don't show)



cleanEx()
nameEx("targetD")
### * targetD

flush(stderr()); flush(stdout())

### Name: targetD
### Title: Compute the MLE (and its SE) of the dose achieving a specified
###   target improvement from placebo.
### Aliases: targetD
### Keywords: nonlinear

### ** Examples

    ## Not run: 
##D 
##D 		## emaxsim changes the random number seed
##D     doselev<-c(0,5,25,50,100,250)
##D     n<-c(78,81,81,81,77,80)
##D     dose<-rep(doselev,n)
##D 
##D     ### population parameters for simulation
##D     e0<-2.465375 
##D     ed50<-67.481113 
##D     emax<-15.127726
##D     sdy<-7.967897
##D     pop<-c(led50=log(ed50),emax=emax,e0=e0)    
##D     meanresp<-emaxfun(dose,pop)  
##D     y<-rnorm(sum(n),meanresp,sdy)
##D     nls.fit<-nls(y ~ e0 + (emax * dose)/(dose + exp(led50)), 
##D                               start = pop, control = nls.control(
##D                               maxiter = 100),trace=TRUE,na.action=na.omit)
##D 
##D     targetD(nls.fit,10,modType=3)
##D 
##D     ###
##D     ### apply targetD to an emaxsim object
##D     ###
##D     nsim<-50
##D     sdy<-25
##D     gen.parm<-FixedMean(n,doselev,emaxfun(doselev,pop),sdy)  
##D     D4 <- emaxsim(nsim,gen.parm,modType=4)
##D     summary(D4,testalph=0.05)
##D 
##D     out<-NULL
##D     for(i in 1:nsim){
##D         out<-rbind(out,targetD(D4[i],target=4))
##D     }
## End(Not run)
    ## Don't show: 

		## emaxsim changes the random number seed
    doselev<-c(0,5,25,50,100,250)
    n<-c(78,81,81,81,77,80)
    dose<-rep(doselev,n)

    ### population parameters for simulation
    e0<-2.465375 
    ed50<-67.481113 
    emax<-15.127726
    sdy<-7.967897
    pop<-c(led50=log(ed50),emax=emax,e0=e0)    
    meanresp<-emaxfun(dose,pop)  
    y<-rnorm(sum(n),meanresp,sdy)
    nls.fit<-nls(y ~ e0 + (emax * dose)/(dose + exp(led50)), 
                              start = pop, control = nls.control(
                              maxiter = 100),trace=TRUE,na.action=na.omit)

    targetD(nls.fit,10,modType=3)
## End(Don't show)



cleanEx()
nameEx("update.emaxsimobj")
### * update.emaxsimobj

flush(stderr()); flush(stdout())

### Name: update.emaxsimobj
### Title: Update estimation in a data set generated by emaxsim
### Aliases: update.emaxsimobj
### Keywords: nonlinear

### ** Examples


## Not run: 
##D 
##D ## emaxsim changes the random number seed
##D nsim<-50
##D idmax<-5
##D doselev<-c(0,5,25,50,100)
##D n<-c(78,81,81,81,77)
##D 
##D ### population parameters for simulation
##D e0<-2.465375 
##D ed50<-67.481113 
##D emax<-15.127726
##D sdy<-7.967897
##D pop<-c(log(ed50),emax,e0)    
##D meanlev<-emaxfun(doselev,pop)  
##D 
##D ###FixedMean is specialized constructor function for emaxsim
##D gen<-FixedMean(n,doselev,meanlev,sdy)  
##D D1 <- emaxsim(nsim,gen)
##D e49<-D1[49]
##D 
##D #### re-try estimation starting at the population value
##D e49u<- update(e49,pop)
## End(Not run)
## Don't show: 
## emaxsim changes the random number seed
nsim<-3
doselev<-c(0,5,25,50,100)
n<-c(78,81,81,81,77)

### population parameters for simulation
e0<-2.465375 
ed50<-67.481113 
emax<-15.127726
sdy<-7.967897
pop<-c(log(ed50),emax,e0)    
meanlev<-emaxfun(doselev,pop)  

###FixedMean is specialized constructor function for emaxsim
gen<-FixedMean(n,doselev,meanlev,sdy)  
D1 <- emaxsim(nsim,gen,nproc=1)
e3<-D1[3]

#### re-try estimation starting at the population value
e3u<- update(e3,pop)
## End(Don't show)



cleanEx()
nameEx("vcov")
### * vcov

flush(stderr()); flush(stdout())

### Name: vcovEmax
### Title: Extract Emax model variance-covariance matrix for ML estimates
### Aliases: vcov.fitEmax vcov.emaxsim
### Keywords: nonlinear

### ** Examples

doselev<-c(0,5,25,50,100,350)
n<-c(78,81,81,81,77,80)

### population parameters for simulation
e0<-2.465375 
ed50<-67.481113 
emax<-15.127726
sdy<-8.0
pop<-c(log(ed50),emax,e0)    
dose<-rep(doselev,n)
meanlev<-emaxfun(dose,pop)  

y<-rnorm(sum(n),meanlev,sdy)

testout<-fitEmax(y,dose,modType=4)
vcov(testout)



### * <FOOTER>
###
cleanEx()
options(digits = 7L)
base::cat("Time elapsed: ", proc.time() - base::get("ptime", pos = 'CheckExEnv'),"\n")
grDevices::dev.off()
###
### Local variables: ***
### mode: outline-minor ***
### outline-regexp: "\\(> \\)?### [*]+" ***
### End: ***
quit('no')
